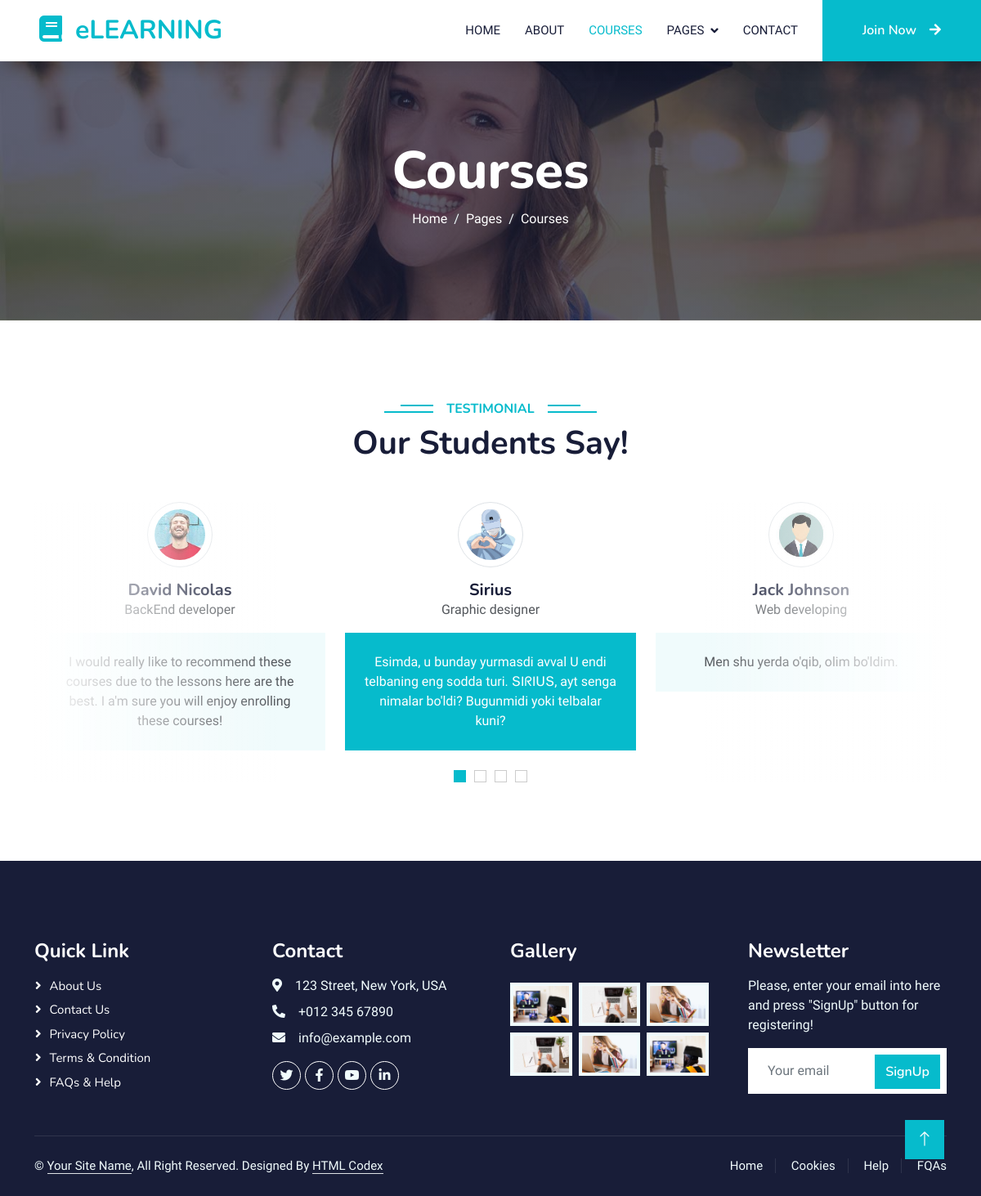
Page /testimonial/ on the committed database.
### logic/models.py (models this page shows, shortened)
class Test(models.Model):
    img = models.ImageField(upload_to='index/img')
    name = models.TextField()
    job = models.TextField()
    bio = models.TextField()

### logic/views.py (the view)
# urls.py: path('testimonial/', testimonial, name="testimonial"),
def testimonial(request):
    test = Test.objects.all()
    context = {
        "test": test,
    }
    return render(request, "testimonial.html", context=context)

### templates/testimonial.html
{% extends 'base.html' %}
{% load static %}
{% block content %}
    <div class="container-xxl py-5 wow fadeInUp" data-wow-delay="0.1s">
        <div class="container">
            <div class="text-center">
                <h6 class="section-title bg-white text-center text-primary px-3">Testimonial</h6>
                <h1 class="mb-5">Our Students Say!</h1>
            </div>
            <div class="owl-carousel testimonial-carousel position-relative">
                {% for te in test %}
                <div class="testimonial-item text-center">
                    <img class="border rounded-circle p-2 mx-auto mb-3" src="{{te.img.url}}" style="width: 80px; height: 80px;">
                    <h5 class="mb-0">{{te.name}}</h5>
                    <p>{{te.job}}</p>
                    <div class="testimonial-text bg-light text-center p-4">
                    <p class="mb-0">{{te.bio}}</p>
                    </div>
                </div>
                {% endfor %}
            </div>
        </div>
    </div>
{% endblock content %}

### static/css/style.css (style rules this page uses)
:root { --primary: #06BBCC; --light: #F0FBFC; --dark: #181d38; }
.section-title { position: relative; display: inline-block; text-transform: uppercase; }
.section-title::before { position: absolute; content: ""; width: calc(100% + 80px); height: 2px; top: 4px; left: -40px; background: var(--primary); z-index: -1; }
.section-title::after { position: absolute; content: ""; width: calc(100% + 120px); height: 2px; bottom: 5px; left: -60px; background: var(--primary); z-index: -1; }
.testimonial-carousel::before { position: absolute; content: ""; top: 0; left: 0; height: 100%; width: 0; background: linear-gradient(to right, rgba(255, 255, 255, 1) 0%, rgba(255, 255, 255, 0) 100%); z-index: 1; }
.testimonial-carousel::after { position: absolute; content: ""; top: 0; right: 0; height: 100%; width: 0; background: linear-gradient(to left, rgba(255, 255, 255, 1) 0%, rgba(255, 255, 255, 0) 100%); z-index: 1; }
@media (min-width: 768px) { .testimonial-carousel::before, .testimonial-carousel::after { width: 200px; } }
@media (min-width: 992px) { .testimonial-carousel::before, .testimonial-carousel::after { width: 300px; } }
.testimonial-carousel .owl-item .testimonial-text, .testimonial-carousel .owl-item.center .testimonial-text * { transition: .5s; }
.testimonial-carousel .owl-item.center .testimonial-text { background: var(--primary) !important; }
.testimonial-carousel .owl-item.center .testimonial-text * { color: #FFFFFF !important; }

### rows in the picture
Test: img (picture), name "Sirius", job "Graphic designer", bio "Esimda, u bunday yurmasdi avval U endi telbaning eng sodda turi. ՏIᖇIᑌՏ, ayt senga nimalar bo'ldi? Bugunmidi yoki telbalar kuni?"
Test: img (picture), name "Jack Johnson", job "Web developing", bio "Men shu yerda o'qib, olim bo'ldim."
Test: img (picture), name "David Nicolas", job "BackEnd developer", bio "I would really like to recommend these courses due to the lessons here are the best. I a'm sure you will enjoy enrolling these courses!"
